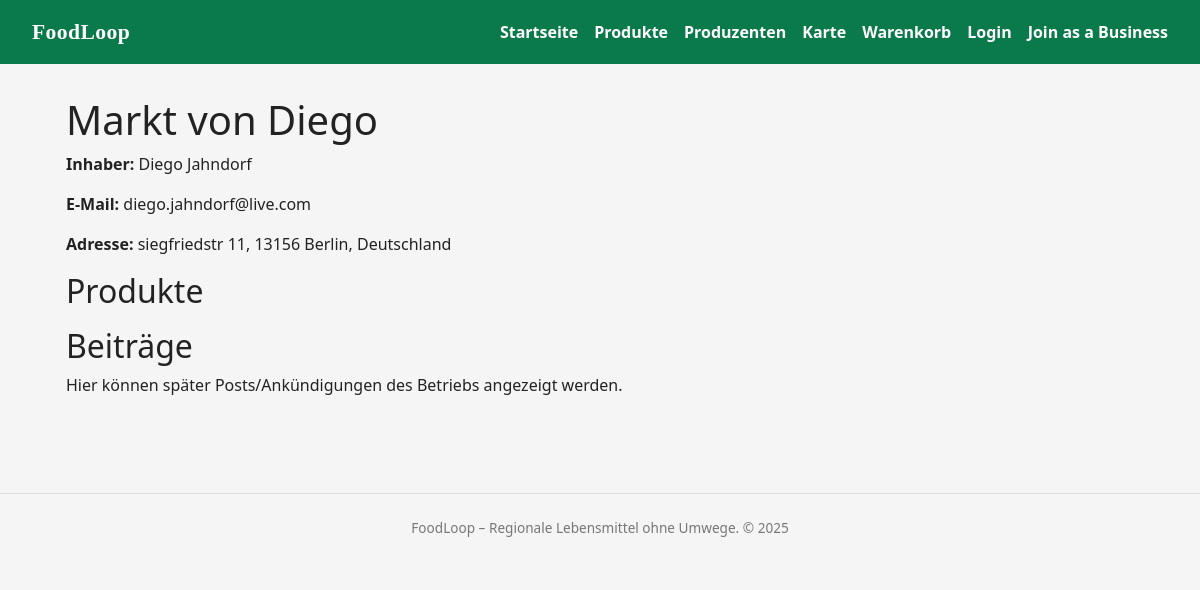
Before: /producer/6 with the older database file.
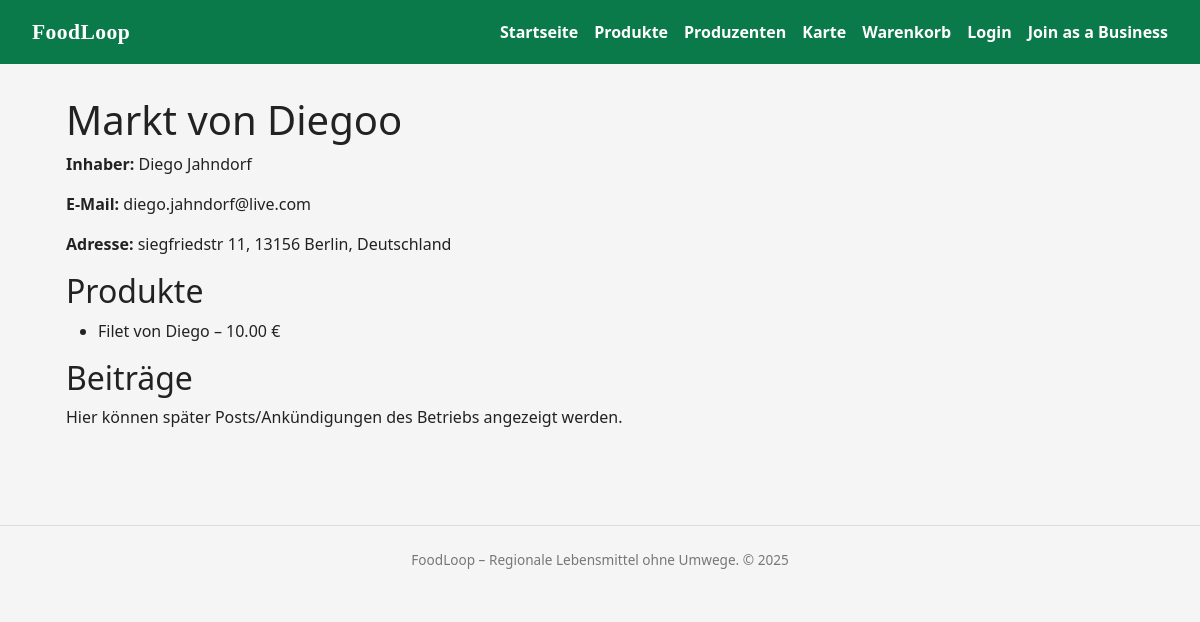
After: the same page with the newer database file.
### models.py (models this page shows)
class ProducerProfile(db.Model):
    __tablename__ = "producer_profile"
    producer_id = db.Column(db.Integer, primary_key=True)
    user_id = db.Column(
        db.Integer, db.ForeignKey("user.id"), nullable=False, unique=True
    )
    address_id = db.Column(
        db.Integer, db.ForeignKey("address.address_id"), nullable=True
    )
    display_name = db.Column(db.String(255), nullable=False)
    legal_name = db.Column(db.String(255), nullable=True)
    tax_id = db.Column(db.String(50), nullable=True)
    contact_email = db.Column(db.String(255), nullable=False)
    contact_phone = db.Column(db.String(50), nullable=True)
    verification_status = db.Column(
        db.String(20), nullable=False, default="pending"
    )
    created_at = db.Column(db.DateTime, default=datetime.utcnow, nullable=False)
    user = db.relationship("User", back_populates="producer_profile")
    products = db.relationship("Product", back_populates="producer", lazy="dynamic")
    address = db.relationship("Address", back_populates="producers")
    categories = db.relationship(
        "Category",
        secondary=producer_category,
        back_populates="producers",
        lazy="select",
    )

class Product(db.Model):
    __tablename__ = "product"
    product_id = db.Column(db.Integer, primary_key=True)
    producer_id = db.Column(
        db.Integer,
        db.ForeignKey("producer_profile.producer_id"),
        nullable=False,
    )
    category_id = db.Column(
        db.Integer, db.ForeignKey("category.category_id"), nullable=False
    )
    name = db.Column(db.String(255), nullable=False)
    description = db.Column(db.Text)
    price = db.Column(db.Numeric(10, 2), nullable=False)
    is_active = db.Column(db.Boolean, default=True, nullable=False)
    created_at = db.Column(db.DateTime, default=datetime.utcnow, nullable=False)
    producer = db.relationship("ProducerProfile", back_populates="products")
    category = db.relationship("Category", back_populates="products")
    cart_items = db.relationship("CartItem", back_populates="product", lazy="dynamic")
    order_items = db.relationship(
        "OrderItem", back_populates="product", lazy="dynamic"
    )

### app.py (the view)
@app.route("/producer/<int:producer_id>")
def producer_detail(producer_id):
    producer = ProducerProfile.query.get_or_404(producer_id)
    return render_template("producer_details.html", producer=producer)

### templates/producer_details.html (shortened to what this page needs)
{% extends "base.html" %}
{% block content %}
<section>
  <h1>{{ producer.display_name }}</h1>
  <p><strong>Inhaber:</strong> {{ producer.user.first_name }} {{ producer.user.last_name }}</p>
  <p><strong>E-Mail:</strong> {{ producer.contact_email }}</p>
  {% if producer.address %}
    <p><strong>Adresse:</strong>
      {{ producer.address.street }}, {{ producer.address.zip }} {{ producer.address.city }},
      {{ producer.address.country }}
    </p>
  {% endif %}
  <h2>Produkte</h2>
  <ul>
    {% for product in producer.products %}
      <li>{{ product.name }} – {{ "%.2f"|format(product.price) }} €</li>
    {% endfor %}
  </ul>
  <h2>Beiträge</h2>
  <p>Hier können später Posts/Ankündigungen des Betriebs angezeigt werden.</p>
</section>
{% endblock %}

Changed rows visible on the page:
changed ProducerProfile "diego.jahndorf@live.com": display_name "Markt von Diego" → "Markt von Diegoo"
added Product: name "Filet von Diego", price "10.00"
